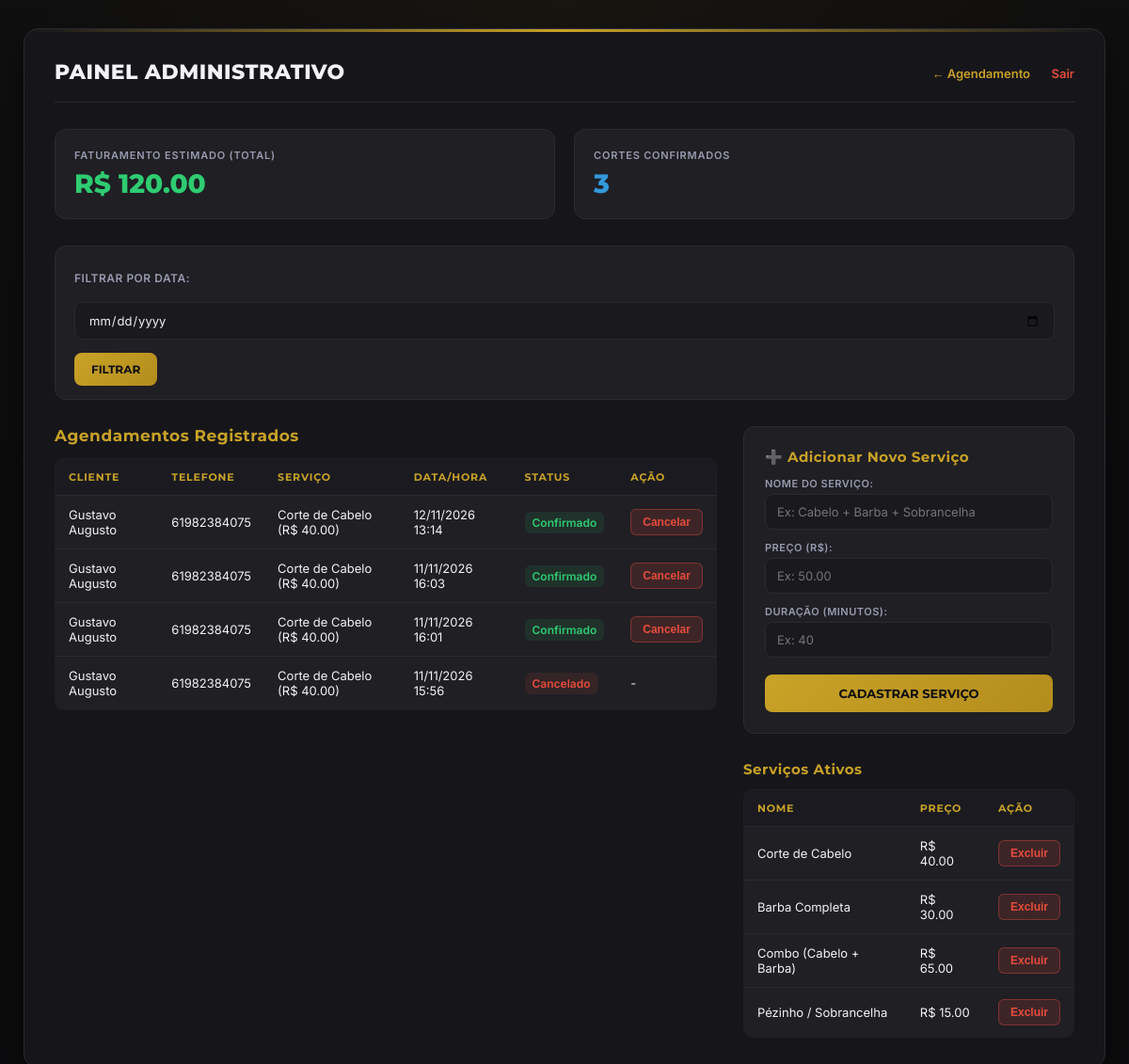
/admin (signed in), run on the app's committed database.
### app/models.py (models this page shows)
class Agendamento(db.Model):
    __tablename__ = 'agendamentos'
    id = db.Column(db.Integer, primary_key=True)
    data_hora = db.Column(db.DateTime, nullable=False)
    status = db.Column(db.String(20), default='Confirmado')
    cliente_id = db.Column(db.Integer, db.ForeignKey('clientes.id'), nullable=False)
    servico_id = db.Column(db.Integer, db.ForeignKey('servicos.id'), nullable=False)

class Cliente(db.Model):
    __tablename__ = 'clientes'
    id = db.Column(db.Integer, primary_key=True)
    nome = db.Column(db.String(100), nullable=False)
    telefone = db.Column(db.String(20), nullable=False)
    email = db.Column(db.String(120), unique=True, nullable=True)
    agendamentos = db.relationship('Agendamento', backref='cliente', lazy=True)

class Servico(db.Model):
    __tablename__ = 'servicos'
    id = db.Column(db.Integer, primary_key=True)
    nome = db.Column(db.String(100), nullable=False)
    preco = db.Column(db.Float, nullable=False)
    duracao = db.Column(db.Integer, nullable=False)  # em minutos
    agendamentos = db.relationship('Agendamento', backref='servico', lazy=True)

### app/routes.py (the view, shortened to what this page needs)
@main.route('/admin')
def admin():
    if not session.get('logado'):
        return redirect(url_for('main.login'))
    data_filtro = request.args.get('data')
    query = Agendamento.query
    agendamentos = query.order_by(Agendamento.data_hora.desc()).all()
    servicos = Servico.query.all()
    total_faturado = sum(a.servico.preco for a in agendamentos if a.status != 'Cancelado')
    total_atendimentos = sum(1 for a in agendamentos if a.status != 'Cancelado')
    return render_template(
        'admin.html',
        agendamentos=agendamentos,
        servicos=servicos,
        data_filtro=data_filtro or '',
        total_faturado=total_faturado,
        total_atendimentos=total_atendimentos
    )

### app/templates/admin.html (shortened to what this page needs)
<!DOCTYPE html>
<html lang="pt-br">
<head>
</head>
<body>
    <div class="container">
        <div class="header">
            <h1>Painel Administrativo</h1>
            <div>
                <a href="/" class="nav-link" style="margin-right: 18px;">← Agendamento</a>
                <a href="/logout" class="nav-link" style="color: var(--error-color);">Sair</a>
            </div>
        </div>
        <div class="cards-summary">
            <div class="card">
                <span class="card-title">Faturamento Estimado {% if data_filtro %}(do dia){% else %}(total){% endif %}</span>
                <span class="card-value">R$ {{ "%.2f"|format(total_faturado) }}</span>
            </div>
            <div class="card">
                <span class="card-title">Cortes Confirmados</span>
                <span class="card-value card-value-blue">{{ total_atendimentos }}</span>
            </div>
        </div>
        <form method="GET" action="/admin" class="filter-bar">
            <label for="data">Filtrar por Data:</label>
            <input type="date" id="data" name="data" value="{{ data_filtro }}">
            <button type="submit" class="btn-filter">Filtrar</button>
        </form>
        <div class="grid-layout">
            <div>
                <h2>Agendamentos Registrados</h2>
                {% if agendamentos %}
                <table>
                    <thead>
                        <tr>
                            <th>Cliente</th>
                            <th>Telefone</th>
                            <th>Serviço</th>
                            <th>Data/Hora</th>
                            <th>Status</th>
                            <th>Ação</th>
                        </tr>
                    </thead>
                    <tbody>
                        {% for a in agendamentos %}
                        <tr>
                            <td>{{ a.cliente.nome }}</td>
                            <td>{{ a.cliente.telefone }}</td>
                            <td>{{ a.servico.nome }} (R$ {{ "%.2f"|format(a.servico.preco) }})</td>
                            <td>{{ a.data_hora.strftime('%d/%m/%Y %H:%M') }}</td>
                            <td><span class="status-{{ a.status.lower() }}">{{ a.status }}</span></td>
                            <td>
                                {% if a.status != 'Cancelado' %}
                                <button class="btn-cancelar" onclick="cancelarAgendamento({{ a.id }})">Cancelar</button>
                                {% else %}-{% endif %}
                            </td>
                        </tr>
                        {% endfor %}
                    </tbody>
                </table>
                {% else %}
                <p style="color: var(--text-secondary); margin-top: 10px;">Nenhum agendamento encontrado para este período.</p>
                {% endif %}
            </div>
            <div>
                <div class="card-form">
                    <h3>➕ Adicionar Novo Serviço</h3>
                    <form id="formNovoServico">
                        <label for="nome_servico">Nome do Serviço:</label>
                        <input type="text" id="nome_servico" required placeholder="Ex: Cabelo + Barba + Sobrancelha">
                        <label for="preco_servico">Preço (R$):</label>
                        <input type="number" step="0.01" id="preco_servico" required placeholder="Ex: 50.00">
                        <label for="duracao_servico">Duração (minutos):</label>
                        <input type="number" id="duracao_servico" required placeholder="Ex: 40">
                        <button type="submit" class="btn-adicionar">Cadastrar Serviço</button>
                    </form>
                </div>
                <h3 style="margin-top: 28px;">Serviços Ativos</h3>
                <table>
                    <thead>
                        <tr>
                            <th>Nome</th>
                            <th>Preço</th>
                            <th>Ação</th>
                        </tr>
                    </thead>
                    <tbody>
                        {% for s in servicos %}
                        <tr>
                            <td>{{ s.nome }}</td>
                            <td>R$ {{ "%.2f"|format(s.preco) }}</td>
                            <td>
                                <button class="btn-deletar" onclick="deletarServico({{ s.id }})">Excluir</button>
                            </td>
                        </tr>
                        {% endfor %}
                    </tbody>
                </table>
            </div>
        </div>
    </div>
</body>
</html>

### data on the page
Agendamento: cliente.nome "Gustavo Augusto", cliente.telefone "61982384075", servico.nome "Corte de Cabelo", data_hora "12/11/2026 13:14", status "Confirmado"
Servico: servico.preco "40.00", nome "Corte de Cabelo", preco "40.00"
Agendamento: cliente.nome "Gustavo Augusto", cliente.telefone "61982384075", servico.nome "Corte de Cabelo", data_hora "11/11/2026 16:03", status "Confirmado"
Agendamento: cliente.nome "Gustavo Augusto", cliente.telefone "61982384075", servico.nome "Corte de Cabelo", data_hora "11/11/2026 16:01", status "Confirmado"
Agendamento: cliente.nome "Gustavo Augusto", cliente.telefone "61982384075", servico.nome "Corte de Cabelo", data_hora "11/11/2026 15:56", status "Cancelado"
Servico: nome "Barba Completa", preco "30.00"
Servico: nome "Combo (Cabelo + Barba)", preco "65.00"
Servico: nome "Pézinho / Sobrancelha", preco "15.00"

### other printed values
{{ "%.2f"|format(total_faturado) }} "120.00"
{{ total_atendimentos }} "3"
